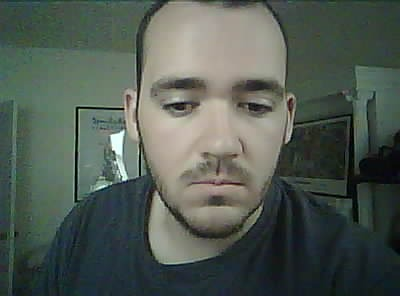
#> input picture Images/down.jpg, 400 x 296 px
$ python -i app.py   (imports and definitions only)
#> lines starting #> are read from the running program, lines starting #| are printed output that depends on the picture; after the words box and inside, x2 and y2 are one past the last pixel; in counts of white or black regions, pixels touching at a corner belong together
#> further down, picture is the input picture: shape (296, 400, 3); mean B, G, R 82.2, 90.3, 80.8
import cv2
import numpy as np
import base64
from PIL import Image
import io

# Load haarcascades for face and eyes
face_cascade = cv2.CascadeClassifier(cv2.data.haarcascades + 'haarcascade_frontalface_default.xml')
eyes_cascade = cv2.CascadeClassifier(cv2.data.haarcascades + 'haarcascade_eye.xml')

# [10 lines of commented-out code are left out]

# [14 lines left out: function decode_image, not called in this run]

# Function to detect face
def detect_face(image):
    faces = face_cascade.detectMultiScale(image, scaleFactor=1.1, minNeighbors=5, minSize=(30, 30))
#> faces = [[112, 20, 213, 213]]
    for (x,y,w,h) in faces:
        face = image[y:y+h, x:x+w]
#> this loop made 1 pass
#> pass 1, in detect_face, `face = image[y:y+h, x:x+w]`:
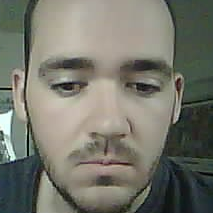
#> face: shape (213, 213, 3); mean B, G, R 106.9, 117.6, 117.1
    return face

# function to detect eyes and cut out the eyebrows
def detect_eyes(face):
    eyes = eyes_cascade.detectMultiScale(face) #, scaleFactor=1.1, minNeighbors=5, minSize=(30, 30))
#> eyes = [[116, 57, 51, 51], [39, 51, 57, 57]]
    detected_eyes = []
    for (ex,ey,ew,eh) in eyes:
       # cut out the top 25% of the eye rectangle to remove the eyebrow
       ey = int(ey + 0.25*eh)
       eh = int(eh - 0.25*eh)
       eye = face[ey:ey+eh, ex:ex+ew]
       detected_eyes.append(eye)
#> this loop made 2 passes
#> (ex, ey, ew, eh) on passes 1 to 2: (116, 69, 51, 38), (39, 65, 57, 42)
#> pass 1, in detect_eyes, `eye = face[ey:ey+eh, ex:ex+ew]`:
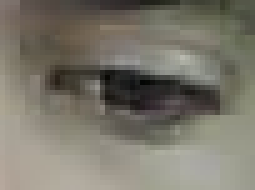
#> eye: shape (38, 51, 3) (shown 5 times larger); mean B, G, R 106.7, 118.3, 121.9
#> pass 2, in detect_eyes, `eye = face[ey:ey+eh, ex:ex+ew]`:
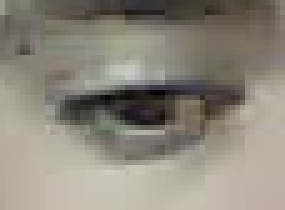
#> eye: shape (42, 57, 3) (shown 5 times larger); mean B, G, R 123.4, 135.8, 140.6
#> after the loop, detected_eyes = 2 items
    return detected_eyes

# Function to process eyes images
def process_eyes(eye):
    # Convert to grayscale
    gray_eye = cv2.cvtColor(eye, cv2.COLOR_BGR2GRAY)

    # Threshold the image
    _, thresh = cv2.threshold(gray_eye, 60, 255, cv2.THRESH_BINARY)

    # Erode and dilate to remove some noise
    kernel = np.ones((2,2),np.uint8)
    thresh = cv2.erode(thresh, kernel, iterations = 2)
    thresh = cv2.dilate(thresh, kernel, iterations = 4)

    # Median blur to smooth image
    smooth_eye = cv2.medianBlur(thresh, 5)

    return smooth_eye

# Function to detect pupil using Blob detector
def detect_pupil(smooth_eye):
    # Setup SimpleBlobDetector parameters
    params = cv2.SimpleBlobDetector_Params()
    params.filterByArea = True
    params.minArea = 10

    # Create a detector with the parameters
    detector = cv2.SimpleBlobDetector_create(params)

    keypoints = detector.detect(smooth_eye)

    # Get the coordinates of the blobs (pupils)
    points = [(int(k.pt[0]), int(k.pt[1])) for k in keypoints]

    return points

# Function to determine pupil direction
def pupil_direction(pupil, eye):
    mid_point = int(eye.shape[1] / 2)

    if abs(pupil[0] - mid_point) < 5:
        direction = 'center'
    elif pupil[0] - mid_point < 0:
        direction = 'left'
    else:
        direction = 'right'

    return direction

def eye_tracker(image):
    # Create a copy of the image to avoid modifying the original image
    image_copy = image.copy()

    # Detect face
    face_img = detect_face(image_copy)

    # Detect eyes
    eyes = detect_eyes(face_img)
#> eyes = 2 items

    # Initialize a list to hold the pupil directions
    pupil_directions = []

    # Process eyes and detect pupils
    for i, eye in enumerate(eyes):
        processed_eye = process_eyes(eye)
        pupils = detect_pupil(processed_eye)

        # If a pupil is detected
        if pupils is not None and len(pupils) == 1:
            pupil = pupils[0]
            # Determine pupil direction
            direction = pupil_direction(pupil, eye)
            print(f"Eye {i+1}: Pupil is looking {direction}")

            # Add the pupil direction to the list
            pupil_directions.append(direction)

        else:
            print(f"Pupil in Eye {i+1} not detected.")
#> this loop made 2 passes
#> (kernel in process_eyes, keypoints in detect_pupil, pupil, mid_point in pupil_direction, direction) on passes 1 to 2: ([[1, 1], [1, 1]], 1 keypoints; (x, y, size): (25, 19, 50.8), (24, 18), 25, 'center'), ([[1, 1], [1, 1]], 1 keypoints; (x, y, size): (31, 24, 7.6), (31, 23), 28, 'center')
#| Eye 1: Pupil is looking center
#| Eye 2: Pupil is looking center
#> pass 1, in process_eyes, `_, thresh = cv2.threshold(gray_eye, 60, 255, cv2.THRESH_BINARY)`:
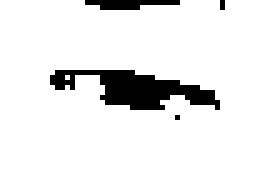
#> thresh: shape (38, 51) (shown 5 times larger); 91.2% white; 4 black regions (2 under 20 px), largest, box (x1, y1, x2, y2) and area: (10, 14, 44, 22) 141, (17, 0, 36, 2) 27
#> pass 1, in process_eyes, `thresh = cv2.erode(thresh, kernel, iterations = 2)`:
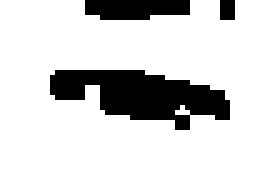
#> thresh: shape (38, 51) (shown 5 times larger); 82.5% white; 3 black regions (1 under 20 px), largest, box (x1, y1, x2, y2) and area: (10, 14, 46, 26) 255, (17, 0, 38, 4) 73
#> pass 1, in process_eyes, `thresh = cv2.dilate(thresh, kernel, iterations = 4)`:
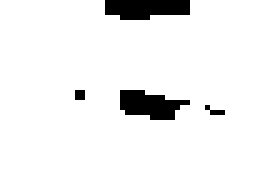
#> thresh: shape (38, 51) (shown 5 times larger); 93.8% white; 4 black regions (2 under 20 px), largest, box (x1, y1, x2, y2) and area: (21, 0, 38, 4) 57, (24, 18, 38, 24) 55
#> after the loop:
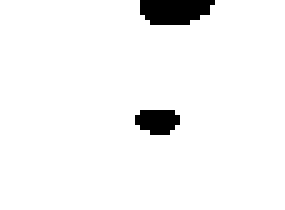
#> processed_eye: shape (42, 57) (shown 5 times larger); 95.9% white; 2 black regions, box (x1, y1, x2, y2) and area: (28, 0, 43, 5) 62, (27, 22, 36, 27) 36
#> after the loop, pupil_directions = ['center', 'center']

    # Return the list of pupil directions
    return pupil_directions

from flask import Flask, request, jsonify
# [1 line not run here, left out]


# [44 lines that did not run here, left out]

>>> import cv2
>>> picture = cv2.imread('../../Images/down.jpg')
>>> result = eye_tracker(picture)
#> result = ['center', 'center']

$ run again, on Images/straight.jpg
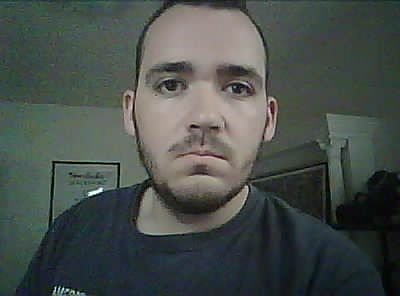
#> input picture Images/straight.jpg, 400 x 296 px
#> picture is the input picture: shape (296, 400, 3); mean B, G, R 75, 79, 72.2
#> faces = [[113, 13, 184, 184]]
#> the loop in detect_face, `for (x,y,w,h) in faces:` made 1 pass
#> in detect_eyes, `eyes = eyes_cascade.detectMultiScale(face)`: eyes = [[35, 50, 43, 43], [102, 53, 42, 42]]
#> the loop in detect_eyes, `for (ex,ey,ew,eh) in eyes:` made 2 passes
#> (ex, ey, ew, eh) on passes 1 to 2: (35, 60, 43, 32), (102, 63, 42, 31)
#> after the loop in detect_eyes, `for (ex,ey,ew,eh) in eyes:`: detected_eyes = 2 items
#> the loop in eye_tracker, `for i, eye in enumerate(eyes):` made 2 passes
#> (kernel in process_eyes, keypoints in detect_pupil, pupil, mid_point in pupil_direction, direction) on pass 1: ([[1, 1], [1, 1]], 1 keypoints; (x, y, size): (26, 14, 9.9), (25, 14), 21, 'center')
#> (printed output is left out)
#> after the loop in eye_tracker, `for i, eye in enumerate(eyes):`:
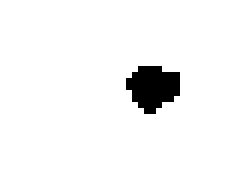
#> processed_eye: shape (31, 42) (shown 6 times larger); 96.1% white; 1 black region, box (x1, y1, x2, y2) and area: (21, 11, 30, 19) 51
#> after the loop in eye_tracker, `for i, eye in enumerate(eyes):`: pupil_directions = ['center', 'center']
